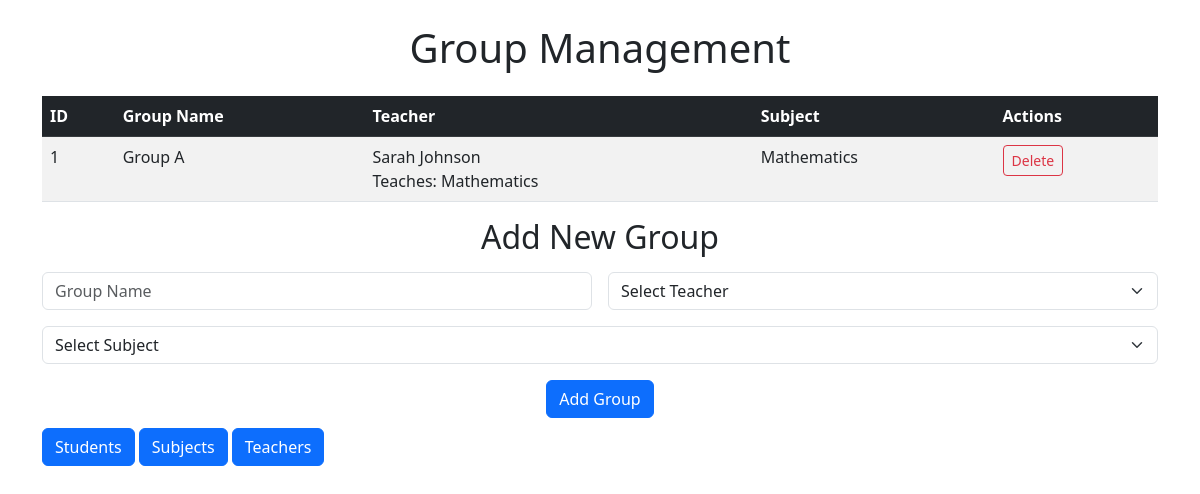
The app's page /groups/, older data.
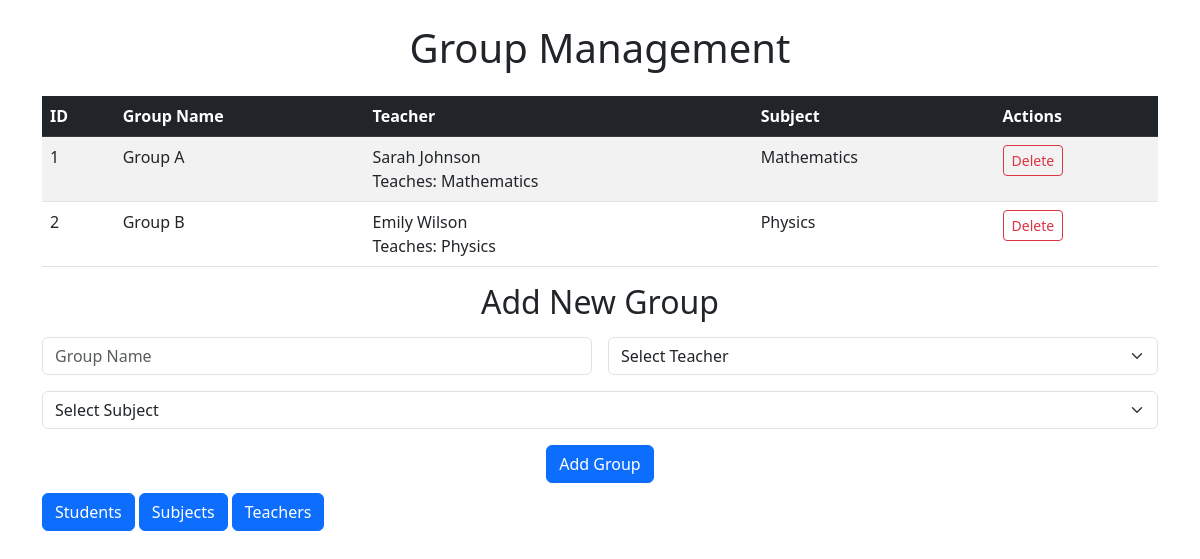
The same page, newer data.
### main/models.py (models this page shows, shortened)
class Group(models.Model):
    name = models.CharField(max_length=200)
    teacher = models.ForeignKey(Teacher, on_delete=models.CASCADE)
    subject = models.ForeignKey(Subject, on_delete=models.CASCADE)

class Teacher(models.Model):
    full_name = models.CharField(max_length=200)
    subject = models.ForeignKey(Subject, on_delete=models.CASCADE)
    experiance = models.IntegerField(default=0)
    age = models.IntegerField()

class Subject(models.Model):
    name = models.CharField(max_length=120)

### main/views.py (the view, shortened to what this page needs)
# urls.py: path('groups/',Groups),
def Groups(request):
    context = {
        'group':Group.objects.all(),
        'subject':Subject.objects.all(),
        'teacher':Teacher.objects.all(),
    }
    return render(request, 'groups.html', context)

### templates/groups.html (shortened to what this page needs)
<!DOCTYPE html>
<html lang="en">
<head>
    <link href="https://cdn.jsdelivr.net/npm/bootstrap@5.3.0/dist/css/bootstrap.min.css" rel="stylesheet">
</head>
<body>
    <div class="container mt-4">
        <h1 class="text-center mb-4">Group Management</h1>
        <div class="table-responsive group-table">
            <table class="table table-striped table-hover">
                <thead class="table-dark">
                    <tr>
                        <th>ID</th>
                        <th>Group Name</th>
                        <th>Teacher</th>
                        <th>Subject</th>
                        <th>Actions</th>
                    </tr>
                </thead>
                <tbody>
                    {% for i in group %}
                    <tr>
                        <td>{{ i.id }}</td>
                        <td>{{ i.name }}</td>
                        <td>
                            {{ i.teacher.full_name }}
                            <div class="teacher-subject">Teaches: {{ i.teacher.subject.name }}</div>
                        </td>
                        <td>{{ i.subject.name }}</td>
                        <td>
                            <form method="post" action="{% url 'delete_object' model_name='group' id=i.id %}"
                                style="display: inline;">
                                <button type="submit" class="btn btn-sm btn-outline-danger"
                                    onclick="return confirm('Вы уверены, что хотите удалить группу {{ i.name }}?')">
                                    Delete
                                </button>
                            </form>
                        </td>
                    </tr>
                    {% endfor %}
                </tbody>
            </table>
        </div>
        <div class="add-group-form">
            <h2 class="mb-3 text-center">Add New Group</h2>
            <form method="post" action="/groups/">
                <div class="row g-3">
                    <div class="col-md-6">
                        <input type="text" class="form-control" name="name" placeholder="Group Name" required>
                    </div>
                    <div class="col-md-6">
                        <select class="form-select" name="teacher" required>
                            <option value="" disabled selected>Select Teacher</option>
                        </select>
                    </div>
                    <div class="col-md-12">
                        <select class="form-select" name="subject" required>
                            <option value="" disabled selected>Select Subject</option>
                        </select>
                    </div>
                    <div class="col-12 text-center">
                        <button type="submit" class="btn btn-primary">Add Group</button>
                    </div>
                </div>
            </form>
        </div>
        <a class="btn btn-primary need" href="/index/">Students</a>
        <a class="btn btn-primary need" href="/subjects/">Subjects</a>
        <a class="btn btn-primary need" href="/teachers/">Teachers</a>
    </div>
</body>
</html>

Row changes from the older to the newer data that the page shows:
added Group: id "2", name "Group B", teacher.full_name "Emily Wilson", teacher.subject.name "Physics", subject.name "Physics"
